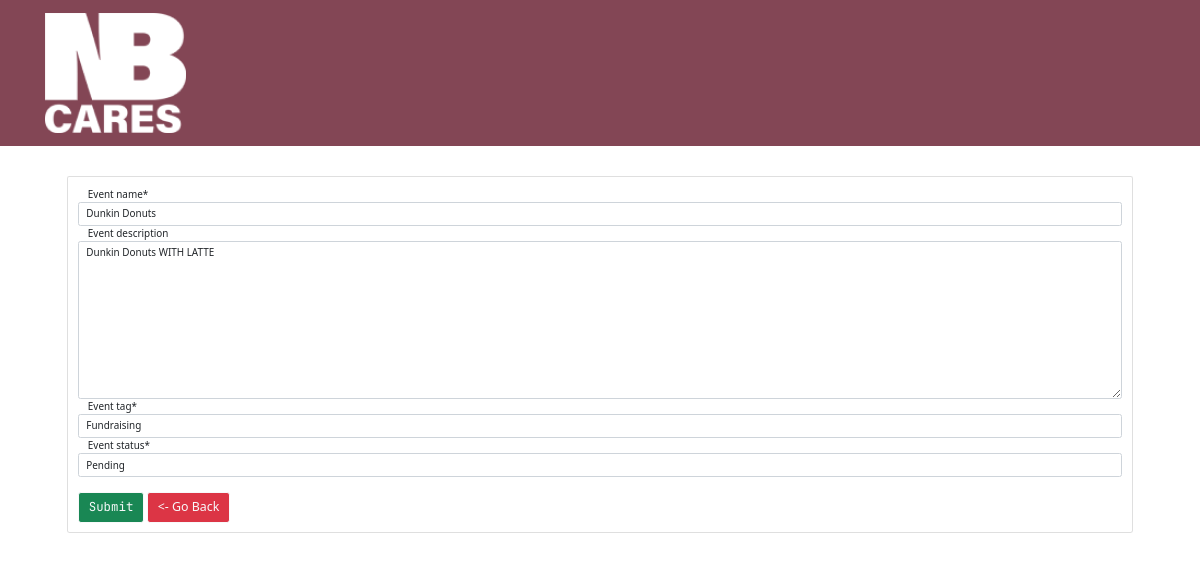
Before: /update/1 (signed in) with the older database file.
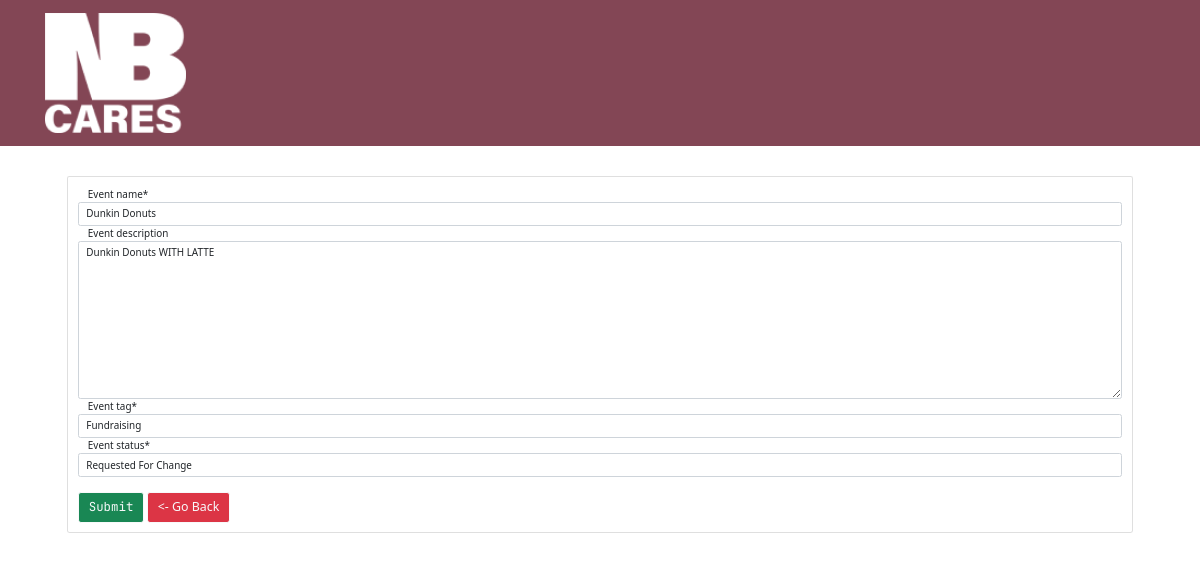
After: the same page with the newer database file.
### ProjectSite/models.py (models this page shows, shortened)
class Event(models.Model):
    EVENT_TAGS = (
        ('Housing', 'Housing'), ('Employment', 'Employment'), ('Education', 'Education'),
        ('Financial Literacy', 'Financial Literacy'), ('Healthcare', 'Healthcare'), ('Mental Health', 'Mental Health'),
        ('Family Engagement', 'Family Engagement'), ('Children Activities', 'Children Activities'), ('Art', 'Art'),
        ('Community Event', 'Community Event'), ('Fundraising', 'Fundraising'), ('Other', 'Other'),
    )
    EVENT_STATUS = (
        (u'Accepted', u'Accepted'),
        (u'Pending', u'Pending'),
        (u'Canceled', u'Canceled'),
        (u'Requested For Change', u'Requested For Change'),
    )
    user = models.ForeignKey(Organization, on_delete=models.CASCADE)
    event_name = models.CharField(max_length=100, null=True, blank=False)
    event_description = models.TextField(max_length=400, null=True, blank=True)
    event_sTime = models.DateTimeField()
    event_eTime = models.DateTimeField()
    event_tag = models.CharField(max_length=30, null=True, choices=EVENT_TAGS)
    event_status = models.CharField(max_length=30, choices=EVENT_STATUS, default='Pending')
    event_date_created = models.DateTimeField(auto_now_add=True, null=True, blank=True)
    event_popper = models.ImageField(null=True, blank=True, upload_to="images/")
    registered = models.ManyToManyField(User, default=None, blank=True, related_name='registeredUser')

### ProjectSite/views.py (the view)
# urls.py: path('update/<str:pk>', views.update_events, name="update_events"),
@login_required(login_url='login')
def update_events(request, pk):
    orgevents = Event.objects.get(id=pk)
    if request.method == 'POST':
        form = ProjectUpdateForm(request.POST, instance=orgevents)
        if form.is_valid():
            form.save()
            return redirect('admin_panel')
    else:
        form = ProjectUpdateForm(instance=orgevents)
    context = {'form': form}
    return render(request, 'ProjectSite/events-update.html', context)

### ProjectSite/forms.py
class ProjectUpdateForm(ModelForm):
    class Meta:
        model = Event
        fields = ['event_name', 'event_description', 'event_tag', 'event_status']

### templates/ProjectSite/events-update.html (shortened to what this page needs)
{% extends 'ProjectSite/log-base.html' %}
{% load static %}
{% load crispy_forms_filters %}
{% block body %}
    <div class="row mx-5 px-5">
        <div class="col-md-12">
            <div class="card card-body">
                <form action="" method="POST">
                    {{ form|crispy }}
                    <div class="row">
                        <div class="col mt-4">
                            <button class="btn btn-success btn-outline-light btn-lg btn-block" type="submit">Submit
                            </button>
                            <a href="{% url 'admin_panel' %}" class="btn btn-danger btn-outline-light btn-lg btn-block"><-
                                Go Back</a>
                        </div>
                    </div>
                </form>
            </div>
        </div>
    </div>
{% endblock %}

### templates/ProjectSite/log-base.html (shortened to what this page needs)
{% load static %}
<!DOCTYPE html>
<html lang="en">
<head>
    <link href="https://cdn.jsdelivr.net/npm/bootstrap@5.1.3/dist/css/bootstrap.min.css" rel="stylesheet"
>
    {% block more-styles %}
        <link rel="stylesheet" href="{% static 'css/ProjectSite.css' %}">
    {% endblock %}
</head>
<body>
<nav class="navbar navbar-expand-lg navbar-dark navbar-custom mb-5">
    <div class="container px-4">
        <a class="navbar-brand" href="{% url 'home' %}"><img src="{% static 'images/KO-NB-Cares-logo.png' %}"
                                                             alt="logo"></a>
    </div>
</nav>
{% block body %}
{% endblock %}
</body>
</html>

### static/css/ProjectSite.css (style rules this page uses)
* { margin: 0; padding: 0; }
html { position: relative; min-height: 100%; font-size: 62%; scroll-behavior: smooth; }
body { --main-color: #EFD466; --primary-color: #D7B030; --button-background: #FFF7B6; --primary-button-background: #b67786; --background-color: #834655; margin-bottom: 180px; }
button { font-family: 'JetBrains Mono', monospace;color: var(--primary-button-background); }
a { text-decoration: none;cursor: pointer; }
.navbar { position: relative; display: flex; flex-wrap: wrap; align-items: center; justify-content: space-between; padding-top: 0.5rem; padding-bottom: 0.5rem; }
.navbar > .container, .navbar > .container-fluid { display: flex; flex-wrap: inherit; align-items: center; justify-content: space-between; }
.navbar-custom { padding-top: 1rem; padding-bottom: 1rem; background-color: var(--background-color); }
.navbar-custom .navbar-brand { text-transform: uppercase; font-size: 1rem; letter-spacing: 0.1rem; font-weight: 700; }
@media (min-width: 992px) { .navbar-expand-lg { flex-wrap: nowrap;justify-content: flex-start; } }
.container { width: 100%; padding-right: var(--bs-gutter-x, 0.75rem); padding-left: var(--bs-gutter-x, 0.75rem); margin-right: auto; margin-left: auto; }
@media (min-width: 576px) { .container { max-width: 540px; } }
@media (min-width: 768px) { .container { max-width: 720px; } }
@media (min-width: 992px) { .container { max-width: 960px; } }
@media (min-width: 1200px) { .container { max-width: 1140px; } }
label { margin-left: 10px; }

Changed rows visible on the page:
changed Event "Dunkin Donuts": event_status "Pending" → "Requested For Change"
